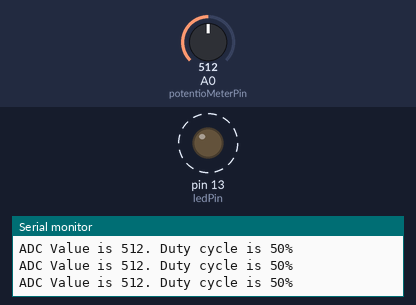
Simulated run of this sketch. Board: Arduino Uno, built with avr-gcc and run on an emulated ATmega328P. On the bench: output pins drawn as LEDs (lit = HIGH), the last lines printed to the serial monitor. Dashed ring = blinking. The inputs (shaded band) are chosen by the test bench; at power-on: A0 (potentioMeterPin) = 512.

Above: at 1.26 s.
1.3 s: A0 (potentioMeterPin) set to 745
At 1.46 s:
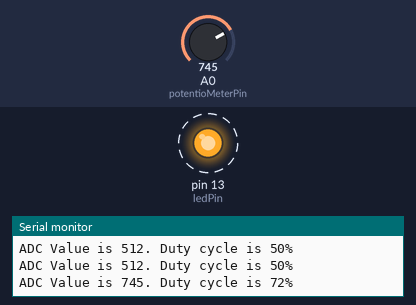
4.3 s: A0 (potentioMeterPin) set to 765
7.3 s: A0 (potentioMeterPin) set to 122
10.3 s: A0 (potentioMeterPin) set to 716
At 10.48 s:
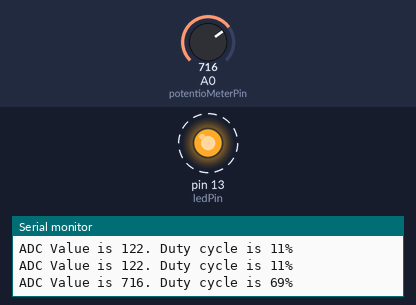
13.3 s: A0 (potentioMeterPin) set to 306
At 13.8 s:
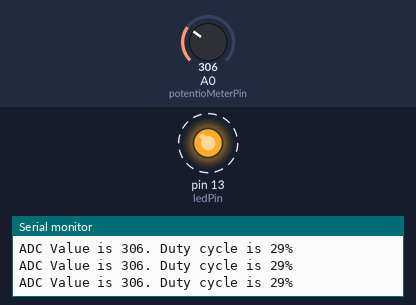
Timing chart, 0 to 15.8 s (numbered marks = the images above; inputs shaded):
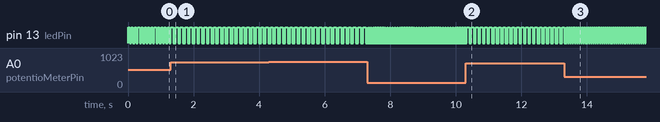

The sketch:

sketch_nov02a.ino
```cpp
// 0번 아날로그 핀을 포텐쇼미터 입력으로 설정한다.
const int potentioMeterPin = 0;

// 13번 핀에 연결되어 있는 내장 LED를 출력으로 사용한다.
const int ledPin = 13;

void setup() {
  // put your setup code here, to run once:
  pinMode(ledPin, OUTPUT);
  Serial.begin(9600);
}

void loop() {
  // put your main code here, to run repeatedly:
  int adcValue; // 실제 센서로부터 읽은 값(0~1023)
  int duty;     // LED 점멸 주기(0~100%)

  // 포텐쇼미터 값을 읽는다.
  adcValue = analogRead(potentioMeterPin);
  // 포텐쇼미터 값을 0~100의 범위로 변경한다.
  duty = map(adcValue, 0, 1023, 0, 100);

  // LED를 duty ms 만큼 점등한다.
  digitalWrite(ledPin, HIGH);
  delay(duty);

  // 나머지 시간에는 소등시킨다.
  digitalWrite(ledPin, LOW);
  delay(duty);

  // 시리얼 통신으로 ADC 값과 Duty를 출력한다.
  Serial.print("ADC Value is ");
  Serial.print(adcValue);
  Serial.print(". Duty cycle is ");
  Serial.print(duty);
  Serial.println("%");
}
```

Measured:
- after the input at 1.3 s, pin 13 (ledPin): alternates HIGH for 0.07 s and LOW for 0.07 s, starting after 0.15 s
- after the input at 7.3 s, pin 13 (ledPin): alternates HIGH for 0.01 s and LOW for 0.03 s, starting at once
- after the input at 10.3 s, pin 13 (ledPin): alternates HIGH for 0.07 s and LOW for 0.07 s, starting after 0.10 s
- after the input at 13.3 s, pin 13 (ledPin): alternates HIGH for 0.03 s and LOW for 0.03 s, starting after 0.11 s
- by itself, pin 13 (ledPin): alternates HIGH for 0.05 s and LOW for 0.05 s
